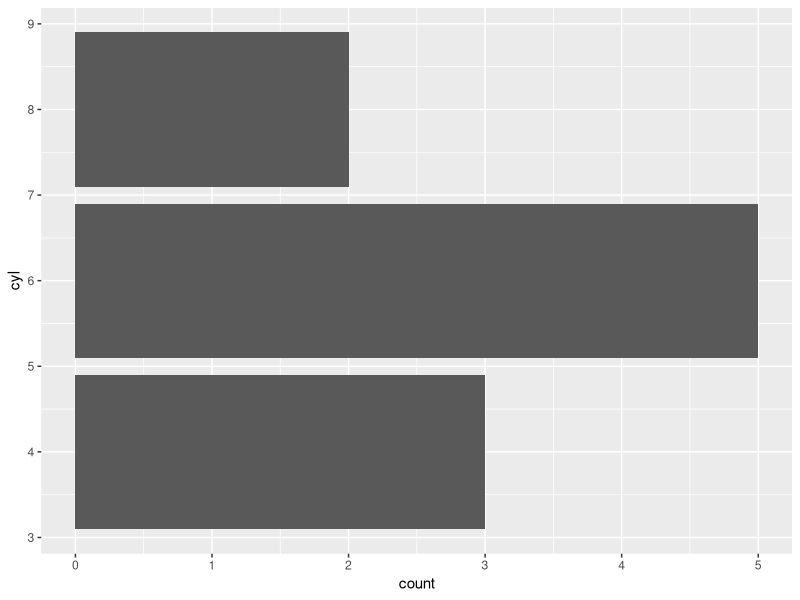
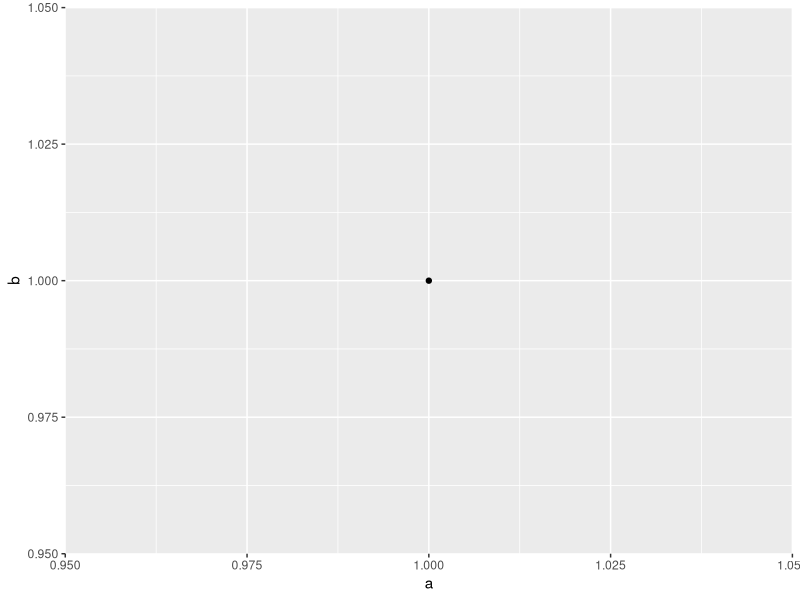
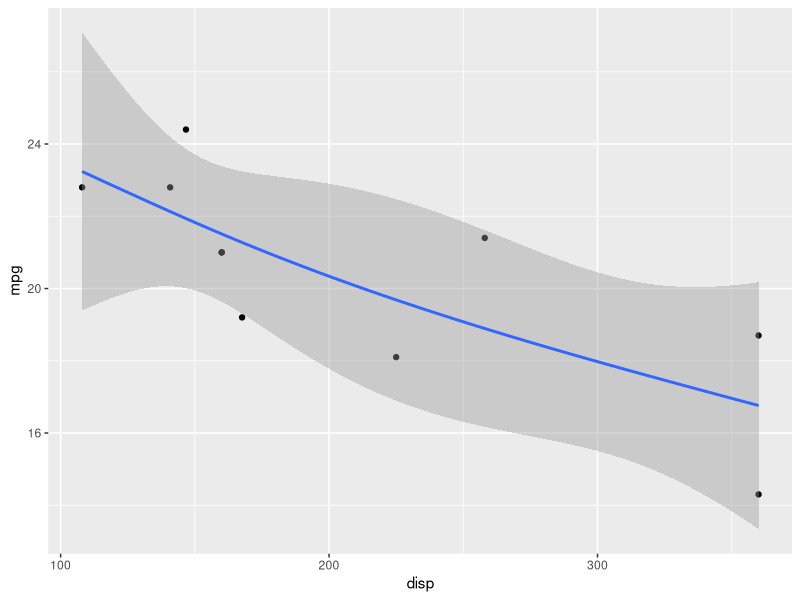
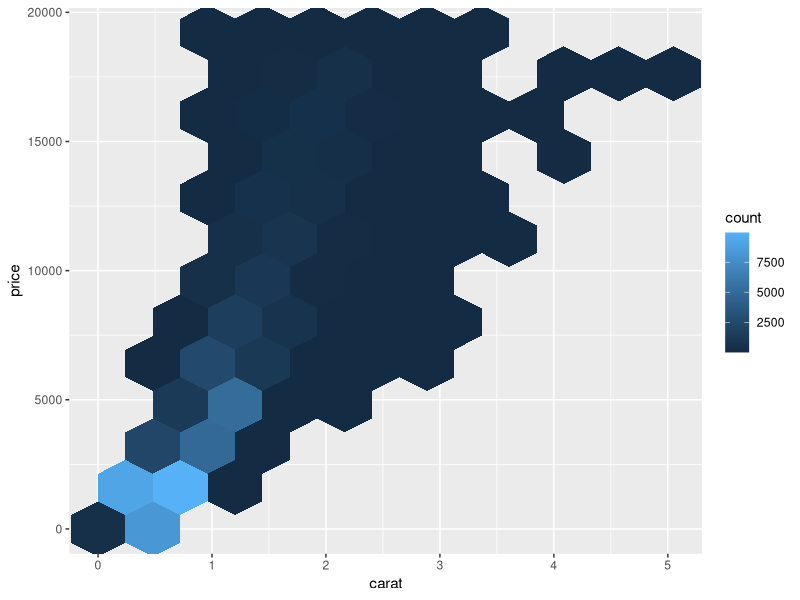

The R source for these figures, in order:
## ---- chunk 1
library(ggplot2)
library(dplyr)

# Create a local copy of first 10 rows of mtcars data frame
# We'll come back how you should store this later
mtcars <- data.frame(
  mpg = c(21, 21, 22.8, 21.4, 18.7, 18.1, 14.3, 24.4, 22.8, 19.2),
  cyl = c(6, 6, 4, 6, 8, 6, 8, 4, 4, 6),
  disp = c(160, 160, 108, 258, 360, 225, 360, 146.7, 140.8, 167.6),
  hp = c(110, 110, 93, 110, 175, 105, 245, 62, 95, 123),
  drat = c(3.9, 3.9, 3.85, 3.08, 3.15, 2.76, 3.21, 3.69, 3.92, 3.92),
  wt = c(2.62, 2.875, 2.32, 3.215, 3.44, 3.46, 3.57, 3.19, 3.15, 3.44),
  qsec = c(16.46, 17.02, 18.61, 19.44, 17.02, 20.22, 15.84, 20, 22.9, 18.3),
  vs = c(0, 0, 1, 1, 0, 1, 0, 1, 1, 1),
  am = c(1, 1, 1, 0, 0, 0, 0, 0, 0, 0),
  gear = c(4, 4, 4, 3, 3, 3, 3, 4, 4, 4),
  carb = c(4, 4, 1, 1, 2, 1, 4, 2, 2, 4)
)

# cyl_plot()
ggplot(mtcars) + 
  geom_bar(aes(cyl)) + 
  coord_flip()

# cyl_sum()
mtcars %>% 
  group_by(cyl) %>% 
  summarise(n = n(), mpg = mean(mpg))
## ---- chunk 2
library(tidyverse)

a <- 1
df <- data.frame(b = 1)

mutate(df, c = a + b)
ggplot(df, aes(a, b)) + geom_point()

n <- 2
ggplot(mtcars, aes(disp, mpg)) + 
  geom_point() + 
  geom_smooth(method = "lm", formula = y ~ splines::ns(x, df = n))
## ---- chunk 3
#' @importFrom rlang .data
diamonds_summary2 <- function(bins) {
  ggplot2::diamonds %>% 
    ggplot2::ggplot(ggplot2::aes(.data$carat, .data$price)) + 
    ggplot2::geom_hex(bins = bins)
}
## ---- chunk 4
hexbin <- function(df, x, y, bins = 10) {
  df %>% 
    ggplot2::ggplot(ggplot2::aes({{ x }}, {{ y }})) + 
    ggplot2::geom_hex(bins = bins)
}
hexbin(diamonds, carat, price)
## ---- chunk 5
piechart <- function(df, x) {
  ggplot(df) + 
    geom_bar(aes(x), width = 1) + 
    coord_polar(theta = "y")
}
barchart2 <- function(df, x, y) {
  plot <- ggplot(df)
  if (missing(y)) {
    plot <- plot + geom_bar(aes({{ x }}))
  } else {
    plot <- plot + geom_col(aes(x, y))
  }
  plot + coord_flip()
}
group_summary <- function(df, grp, x) {
  df %>% 
    group_by(grp) %>% 
    summarise(
      n = n(),
      min = min(x, na.rm = TRUE),
      max = max(x, na.rm = TRUE)
    )
}
## ---- chunk 6
group_summary <- function(df, grp, x) {
  df %>% 
    group_by({{ grp }}) %>% 
    summarise(
      n = n(),
      min = min({{ x }}, na.rm = TRUE), 
      max = max({{ x }}, na.rm = TRUE)
    )
}
group_summary(diamonds, cut, carat)
group_summary(diamonds, color, price)
## ---- chunk 7
group_summary <- function(df, grp1, grp2, x) {
  df %>% 
    group_by({{ grp1 }}, {{ grp2 }}) %>% 
    summarise(
      n = n(),
      min = min({{ x }}, na.rm = TRUE), 
      max = max({{ x }}, na.rm = TRUE)
    )
}
group_summary(diamonds, cut, , price)
group_summary(diamonds, cut, color, price)
## ---- chunk 8
group_summary <- function(df, x, ...) {
  df %>% 
    group_by(...) %>% 
    summarise(
      n = n(),
      min = min({{ x }}, na.rm = TRUE), 
      max = max({{ x }}, na.rm = TRUE)
    )
}
group_summary(diamonds, price, cut)
group_summary(diamonds, price, cut, color)
